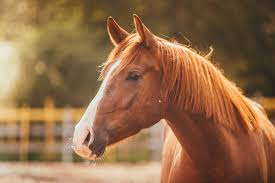
#> input picture hw3/horse.jpg, 275 x 183 px
$ python code.py   (older library calls are emulated)
#> lines starting #> are read from the running program, lines starting #| are printed output that depends on the picture
#> further down, img is the input picture: shape (183, 275, 3); mean B, G, R 74.2, 107.5, 146.1

""""
Rıdvan Demirci
    141044070

"""
import cv2
import math
import numpy as np
from copy import deepcopy
import threading
BLOCK = 8
# 1.19

# Program to print matrix in Zig-zag pattern

# cift ise sondan tek ise basdan alir
# [14 lines left out: function decodeZigzag, not called in this run]

# whatever happens sum of indis means is on same line
def treverseZigzag(matrix):
    row,col = BLOCK,BLOCK
    zigzag = []
    for i in range(row+col-1): # toplam da row ve coldan 1 eksik olacak
        zigzag.append([])  # liste olusturulur
    for i in range(row):
        for j in range(col):
            if (i+j) %2 == 0: # if sum of indis is even ,it should add first because of order
                zigzag[i+j].insert(0,matrix[i][j])
            else:
                zigzag[i+j].append(matrix[i][j])
    zigzag = list(filter(sum,zigzag))# method of sum all list element
    return zigzag

# calculate DCT
def DCT(img):
    nImg = np.zeros((BLOCK,BLOCK))
    img = np.array(img)
    c1 = 1
    c2 = 1
    for i in range(BLOCK):
        for j in range(BLOCK):
            for k in range(BLOCK):
                for l in range(BLOCK):
                    nImg[i][j] += img[k][l]*math.cos(((2*k+1)*i*math.pi)/(2*BLOCK))*math.cos(((2*l+1)*j*math.pi)/(2*BLOCK))

            if i == 0:
                c1 = 1/math.sqrt(2)
            else:
                c1 = 1
            if j == 0:
                c2 = 1/math.sqrt(2)
            else:
                c2 = 1
            nImg[i][j] = c1*c2*nImg[i][j]/4
    return nImg

# calculate IDCT
# [60 lines left out: functions IDCT, calculateError, productDirec, not called in this run]
# dive cell by cell
def divideDirecly(mat1,mat2):
    mat1 = np.array(mat1)
    mat2 = np.array(mat2)
    temp = np.zeros((8,8))
    for i in range(BLOCK):
        for j in range(BLOCK):
            temp[i][j] = mat1[i][j]/mat2[i][j]
    return temp
# Convert RGB to YUV
def convertYUV(img):
    R = np.array(img[:,:,0])
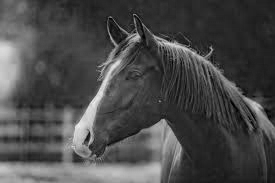
#> R: shape (183, 275); min 0, max 245, mean 74.2
    G = np.array(img[:,:,1])
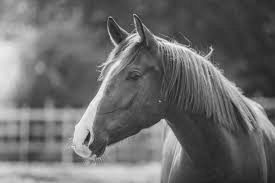
#> G: shape (183, 275); min 24, max 255, mean 107.5
    B = np.array(img[:,:,2])
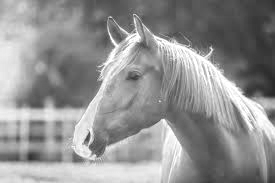
#> B: shape (183, 275); min 40, max 255, mean 146.1

    Y = (0.299 * R) + (0.587 * G) + (0.114 * B)

    U =  (R-Y)*0.713  + 128
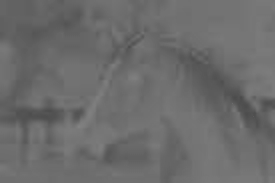
#> U: shape (183, 275) float64; min 76.25, max 130.7, mean 108.2
    V =(B-Y)*0.564 + 128
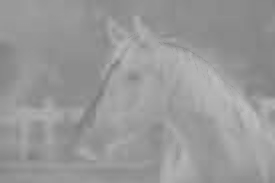
#> V: shape (183, 275) float64; min 123.2, max 191.6, mean 152.9

    Nimg = np.zeros(img.shape,dtype=np.uint8)
    U = np.round(U)
    Y = np.round(Y)
    V = np.round(V)

    Nimg[:, :, 0] = Y
    Nimg[:, :, 1] = U
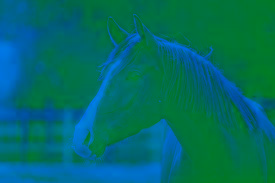
#> Nimg: shape (183, 275, 3); mean of channels 0, 1, 2 101.9, 108.2, 0; drawn as B, G, R
    Nimg[:, :, 2] = V
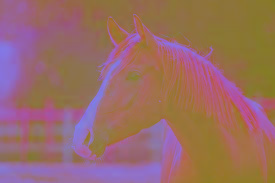
#> Nimg: shape (183, 275, 3); mean of channels 0, 1, 2 101.9, 108.2, 152.9; drawn as B, G, R

    return Nimg
"""def convertRGB(img):
    Y = deepcopy(np.array(img[:, :, 0]))
    U = deepcopy(np.array(img[:, :, 1]))
    V = deepcopy(np.array(img[:, :, 2]))

    R = Y + 1.403*(V - 128)
    G = Y - 0.714*(V - 128) - (0.344*(U - 128))
    B = Y + 1.773*(V - 128)

    R[R<0]=R[R<0]+180
    #R[R>255] =255
    #####################
    G[G<0] = G[G<0] +180
    #G[G>255] = 255
    ######################
    B[B<0] =B[B<0]+180
    #B[B>255] =255
    Nimg = np.zeros(img.shape,dtype=np.int)
    Nimg[:, :, 0] = R
    Nimg[:, :, 1] = G
    Nimg[:, :, 2] = B
    return Nimg"""
# Get block of image 8X8
def getBlock(img,i,j):
    Timg = np.zeros((BLOCK,BLOCK),dtype=np.int)
    row,col = img.shape
    for k in range(0,BLOCK):
        for l in range(0,BLOCK):
            if k+i < row and j+l < col:
                Timg[k][l] = img[k+i][j+l]

    return Timg

# set block to image specific indis
# [59 lines left out: functions setBlock, decodeparelel, decode, not called in this run]
# this function make encode normal image


def calcuateParelel(layer,table):
    row,col = layer.shape
    i = 0
    while (i < row):
        j = 0
        while j < col:
            block = getBlock(layer, i, j) - 128
            res = divideDirecly(DCT(block), Q)
            temp = treverseZigzag(res)
            table[round(i / BLOCK)][round(j / BLOCK)] = temp
            j += BLOCK
        i += BLOCK

    return table

def compress(img, Q):
    Y = np.asarray(img[:,:,0],dtype=int)
    U = np.asarray(img[:,:,1],dtype=int)
    V = np.asarray(img[:,:,2],dtype=int)
    rowN,colN,_ = img.shape
#> rowN = 183; colN = 275
    zigzagTable1 = np.zeros((math.ceil(rowN/BLOCK),math.ceil((colN/BLOCK))),dtype=object)
    zigzagTable2 = np.zeros((math.ceil(rowN/BLOCK),math.ceil((colN/BLOCK))),dtype=object)
    zigzagTable3 = np.zeros((math.ceil(rowN/BLOCK),math.ceil((colN/BLOCK))),dtype=object)
    thread1 = threading.Thread(target=calcuateParelel,args=(Y,zigzagTable1))
    thread2 = threading.Thread(target=calcuateParelel,args=(U,zigzagTable2))
    thread3 = threading.Thread(target=calcuateParelel,args=(V,zigzagTable3))

    thread1.start()
    thread2.start()
    thread3.start()

#> (the run stopped early here; a loop or call above may not have finished)
